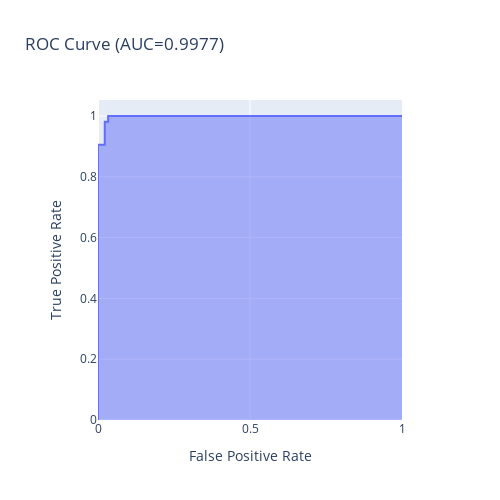

Write notebook code for a chart like this one.
### Markdown cell above
La matriz de confusión muestra que el modelo logístico solo tuvo 3 falsos negativos y 2 falsos positivos.

### Code cell
fpr, tpr, thresholds = roc_curve(y_test, grid.decision_function(X_test))
fig = px.area(
    x=fpr, y=tpr,
    title=f'ROC Curve (AUC={auc(fpr, tpr):.4f})',
    labels=dict(x='False Positive Rate', y='True Positive Rate'),
    width=500, height=500)
fig.update_yaxes(scaleanchor="x", scaleratio=1)
fig.update_xaxes(constrain='domain')
fig.show()

### Figure 1 — Plotly figure (JSON) as saved in the notebook; plotly's stock layout.template omitted (floating-point values rounded to 4 significant figures)
{"data": [{"fillpattern": {"shape": ""}, "hovertemplate": "False Positive Rate=%{x}<br>True Positive Rate=%{y}<extra></extra>", "legendgroup": "", "line": {"color": "#636efa"}, "marker": {"symbol": "circle"}, "mode": "lines", "name": "", "orientation": "v", "showlegend": false, "stackgroup": "1", "type": "scatter", "x": [0, 0, 0, 0.02222, 0.02222, 0.03333, 0.03333, 1], "xaxis": "x", "y": [0, 0.01887, 0.9057, 0.9057, 0.9811, 0.9811, 1, 1], "yaxis": "y"}], "layout": {"height": 500, "legend": {"tracegroupgap": 0}, "title": {"text": "ROC Curve (AUC=0.9977)"}, "width": 500, "xaxis": {"anchor": "y", "constrain": "domain", "domain": [0, 1], "title": {"text": "False Positive Rate"}}, "yaxis": {"anchor": "x", "domain": [0, 1], "scaleanchor": "x", "scaleratio": 1, "title": {"text": "True Positive Rate"}}}}
